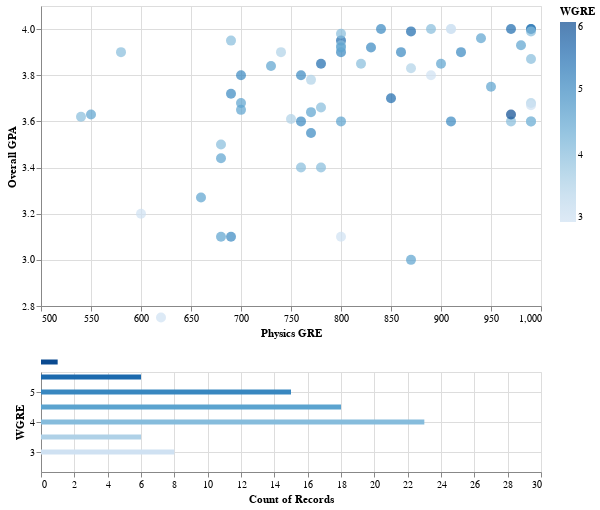

Notebook code cell kept with this figure:
### Code cell
#2014 data
brush = alt.selection(type='interval')

points = alt.Chart().mark_circle(size=100).encode(
    alt.X('PGRE', scale=alt.Scale(domain=(500,1000)), axis=alt.Axis(title='Physics GRE')),
    alt.Y('a_GPA', scale=alt.Scale(domain=(2.8,4.1)), axis=alt.Axis(title='Overall GPA')),
    color=alt.condition(brush, 'WGRE', alt.value('lightgray'))
).properties(
    selection=brush,
    width=500
)

bars = alt.Chart().mark_bar().encode(
    alt.X('count(WGRE):Q', scale=alt.Scale(domain=(0,30))),
    alt.Y('WGRE:Q', scale=alt.Scale(domain=(2.5,5.5))),
    color='WGRE'
).transform_filter(
    brush.ref() 
).properties(
    width=500,
    height=100
)

chart = alt.vconcat(points, bars, data=df14)
chart
# chart.savechart('pgre.html')

### Figure 1 — Vega-Lite specification as saved in the notebook (floating-point values rounded to 4 significant figures)
{"$schema": "https://vega.github.io/schema/vega-lite/v2.6.0.json", "config": {"view": {"height": 300, "width": 400}}, "data": {"name": "data-b0a2809dc878f72e4213cb32666ccf28"}, "datasets": {"data-b0a2809dc878f72e4213cb32666ccf28": [{"PGRE": 740, "QGRE": 163, "VGRE": 161, "WGRE": 3.5, "a_GPA": 3.9, "major_GPA": 4}, {"PGRE": 810, "QGRE": 168, "VGRE": 153, "WGRE": 3, "a_GPA": null, "major_GPA": 3.2}, {"PGRE": 700, "QGRE": 164, "VGRE": 168, "WGRE": 5, "a_GPA": 3.8, "major_GPA": 3.9}, {"PGRE": 980, "QGRE": 168, "VGRE": 166, "WGRE": 4, "a_GPA": null, "major_GPA": null}, {"PGRE": 830, "QGRE": 167, "VGRE": 156, "WGRE": 5, "a_GPA": 3.92, "major_GPA": 3.95}, {"PGRE": 800, "QGRE": null, "VGRE": null, "WGRE": null, "a_GPA": 3, "major_GPA": 3.08}, {"PGRE": 580, "QGRE": 155, "VGRE": 156, "WGRE": 4, "a_GPA": 3.9, "major_GPA": 3.9}, {"PGRE": 970, "QGRE": 170, "VGRE": null, "WGRE": null, "a_GPA": 4, "major_GPA": 4}, {"PGRE": 800, "QGRE": 170, "VGRE": 157, "WGRE": 5, "a_GPA": 3.9, "major_GPA": 4}, {"PGRE": 620, "QGRE": 157, "VGRE": 140, "WGRE": 3, "a_GPA": 2.75, "major_GPA": 3}, {"PGRE": 940, "QGRE": 164, "VGRE": 170, "WGRE": 4.5, "a_GPA": 3.96, "major_GPA": 4}, {"PGRE": 990, "QGRE": 170, "VGRE": 165, "WGRE": 4, "a_GPA": 3.87, "major_GPA": 3.85}, {"PGRE": null, "QGRE": 161, "VGRE": null, "WGRE": null, "a_GPA": 3.3, "major_GPA": 3.2}, {"PGRE": 980, "QGRE": 170, "VGRE": 165, "WGRE": 4, "a_GPA": null, "major_GPA": null}, {"PGRE": 680, "QGRE": 169, "VGRE": 166, "WGRE": 4, "a_GPA": 3.5, "major_GPA": 3.5}, {"PGRE": 550, "QGRE": 155, "VGRE": 158, "WGRE": 4.5, "a_GPA": 3.63, "major_GPA": 3.5}, {"PGRE": 780, "QGRE": 159, "VGRE": 158, "WGRE": 4, "a_GPA": 3.66, "major_GPA": null}, {"PGRE": null, "QGRE": 164, "VGRE": 168, "WGRE": 5, "a_GPA": 3.98, "major_GPA": 3.98}, {"PGRE": 990, "QGRE": 168, "VGRE": 162, "WGRE": 4.5, "a_GPA": 4, "major_GPA": 4}, {"PGRE": 990, "QGRE": 167, "VGRE": 158, "WGRE": 3.5, "a_GPA": 3.68, "major_GPA": 3.7}, {"PGRE": 630, "QGRE": 161, "VGRE": 156, "WGRE": 4, "a_GPA": null, "major_GPA": 3.54}, {"PGRE": 670, "QGRE": 168, "VGRE": 167, "WGRE": 4.5, "a_GPA": null, "major_GPA": null}, {"PGRE": 690, "QGRE": 163, "VGRE": 160, "WGRE": 4, "a_GPA": 3.95, "major_GPA": 3.98}, {"PGRE": 700, "QGRE": 166, "VGRE": 165, "WGRE": 4.5, "a_GPA": 3.65, "major_GPA": 3.6}, {"PGRE": 920, "QGRE": 170, "VGRE": 169, "WGRE": 5, "a_GPA": 3.9, "major_GPA": 3.9}, {"PGRE": null, "QGRE": null, "VGRE": null, "WGRE": 4, "a_GPA": 3.5, "major_GPA": 3.3}, {"PGRE": 870, "QGRE": 170, "VGRE": 161, "WGRE": 5.5, "a_GPA": 3.99, "major_GPA": 4}, {"PGRE": 770, "QGRE": 162, "VGRE": 159, "WGRE": 5, "a_GPA": 3.55, "major_GPA": 3.8}, {"PGRE": 990, "QGRE": 163, "VGRE": 155, "WGRE": 4, "a_GPA": 3.6, "major_GPA": 3.7}, {"PGRE": 760, "QGRE": 164, "VGRE": 162, "WGRE": 5, "a_GPA": 3.8, "major_GPA": 3.92}, {"PGRE": 970, "QGRE": 157, "VGRE": 162, "WGRE": 4, "a_GPA": 3.6, "major_GPA": 3.8}, {"PGRE": 800, "QGRE": 162, "VGRE": 161, "WGRE": 4.5, "a_GPA": 3.6, "major_GPA": 3.6}, {"PGRE": 800, "QGRE": 161, "VGRE": 159, "WGRE": 5.5, "a_GPA": 3.95, "major_GPA": 3.95}, {"PGRE": 850, "QGRE": 164, "VGRE": 165, "WGRE": 5.5, "a_GPA": 3.7, "major_GPA": 3.5}, {"PGRE": 690, "QGRE": 166, "VGRE": 163, "WGRE": 5, "a_GPA": 3.72, "major_GPA": 3.8}, {"PGRE": 800, "QGRE": 161, "VGRE": 161, "WGRE": 4, "a_GPA": 3.93, "major_GPA": 3.96}, {"PGRE": 900, "QGRE": 169, "VGRE": 168, "WGRE": 4.5, "a_GPA": 3.85, "major_GPA": 3.85}, {"PGRE": 990, "QGRE": 168, "VGRE": 163, "WGRE": 4, "a_GPA": 3.6, "major_GPA": null}, {"PGRE": 970, "QGRE": 170, "VGRE": 166, "WGRE": 6, "a_GPA": 3.63, "major_GPA": 3.75}, {"PGRE": 760, "QGRE": 168, "VGRE": 162, "WGRE": 5, "a_GPA": 3.6, "major_GPA": 3.6}, {"PGRE": 860, "QGRE": 169, "VGRE": 168, "WGRE": 5, "a_GPA": 3.9, "major_GPA": 3.9}, {"PGRE": null, "QGRE": null, "VGRE": null, "WGRE": 4, "a_GPA": 3.8, "major_GPA": 3.8}, {"PGRE": 950, "QGRE": 168, "VGRE": 164, "WGRE": 4.5, "a_GPA": 3.75, "major_GPA": 3.85}, {"PGRE": 910, "QGRE": 164, "VGRE": 155, "WGRE": 3, "a_GPA": 4, "major_GPA": 4}, {"PGRE": 840, "QGRE": 168, "VGRE": 160, "WGRE": 5, "a_GPA": 4, "major_GPA": 4}, {"PGRE": 800, "QGRE": 170, "VGRE": 163, "WGRE": 4.5, "a_GPA": 3.92, "major_GPA": 3.98}, {"PGRE": null, "QGRE": 169, "VGRE": 159, "WGRE": 4, "a_GPA": 3.98, "major_GPA": 3.98}, {"PGRE": 890, "QGRE": 162, "VGRE": 160, "WGRE": 3, "a_GPA": 3.8, "major_GPA": 3.8}, {"PGRE": 750, "QGRE": 162, "VGRE": 155, "WGRE": 3.5, "a_GPA": 3.61, "major_GPA": 3.75}, {"PGRE": 700, "QGRE": 164, "VGRE": 162, "WGRE": 4.5, "a_GPA": 3.68, "major_GPA": null}, {"PGRE": 780, "QGRE": 163, "VGRE": 165, "WGRE": 5.5, "a_GPA": 3.85, "major_GPA": 3.8}, {"PGRE": 680, "QGRE": 163, "VGRE": 151, "WGRE": 4.5, "a_GPA": 3.44, "major_GPA": null}, {"PGRE": 920, "QGRE": 170, "VGRE": 157, "WGRE": 4, "a_GPA": null, "major_GPA": null}, {"PGRE": 870, "QGRE": 169, "VGRE": 159, "WGRE": 3.5, "a_GPA": 3.83, "major_GPA": 3.84}, {"PGRE": 690, "QGRE": 170, "VGRE": 169, "WGRE": 5, "a_GPA": 3.1, "major_GPA": 3.4}, {"PGRE": 990, "QGRE": 168, "VGRE": 168, "WGRE": 5.5, "a_GPA": 4, "major_GPA": 3.98}, {"PGRE": 770, "QGRE": 165, "VGRE": 167, "WGRE": 3.5, "a_GPA": 3.78, "major_GPA": 3.78}, {"PGRE": 760, "QGRE": 166, "VGRE": 166, "WGRE": 4, "a_GPA": 3.4, "major_GPA": null}, {"PGRE": 770, "QGRE": 166, "VGRE": 168, "WGRE": 4.5, "a_GPA": 3.64, "major_GPA": 3.66}, {"PGRE": 990, "QGRE": 167, "VGRE": 153, "WGRE": 3, "a_GPA": 3.67, "major_GPA": 3.48}, {"PGRE": 910, "QGRE": 169, "VGRE": 169, "WGRE": 5, "a_GPA": 3.6, "major_GPA": 3.9}, {"PGRE": 680, "QGRE": 166, "VGRE": 157, "WGRE": 4.5, "a_GPA": 3.1, "major_GPA": null}, {"PGRE": 840, "QGRE": 163, "VGRE": 165, "WGRE": 5, "a_GPA": null, "major_GPA": null}, {"PGRE": 980, "QGRE": 164, "VGRE": 167, "WGRE": 4.5, "a_GPA": 3.93, "major_GPA": 4}, {"PGRE": 660, "QGRE": 161, "VGRE": 165, "WGRE": 4.5, "a_GPA": 3.27, "major_GPA": null}, {"PGRE": null, "QGRE": null, "VGRE": 169, "WGRE": 5, "a_GPA": 4, "major_GPA": null}, {"PGRE": 890, "QGRE": 169, "VGRE": 168, "WGRE": 4, "a_GPA": 4, "major_GPA": 4}, {"PGRE": 820, "QGRE": 170, "VGRE": 167, "WGRE": 4, "a_GPA": 3.85, "major_GPA": 3.8}, {"PGRE": 600, "QGRE": 156, "VGRE": 151, "WGRE": 3, "a_GPA": 3.2, "major_GPA": null}, {"PGRE": null, "QGRE": 168, "VGRE": 152, "WGRE": 3.5, "a_GPA": 3.92, "major_GPA": 3.91}, {"PGRE": 780, "QGRE": 165, "VGRE": 163, "WGRE": 4, "a_GPA": 3.4, "major_GPA": 3.4}, {"PGRE": 730, "QGRE": 164, "VGRE": 162, "WGRE": 4.5, "a_GPA": 3.84, "major_GPA": null}, {"PGRE": 540, "QGRE": 153, "VGRE": 154, "WGRE": 4, "a_GPA": 3.62, "major_GPA": 3.6}, {"PGRE": 990, "QGRE": 170, "VGRE": 154, "WGRE": 4, "a_GPA": 3.99, "major_GPA": null}, {"PGRE": 800, "QGRE": 167, "VGRE": 159, "WGRE": 4, "a_GPA": 3.98, "major_GPA": 4}, {"PGRE": 800, "QGRE": 165, "VGRE": 161, "WGRE": 3, "a_GPA": 3.1, "major_GPA": 3.7}, {"PGRE": 870, "QGRE": 168, "VGRE": 157, "WGRE": 4.5, "a_GPA": 3, "major_GPA": 4}, {"PGRE": 970, "QGRE": 170, "VGRE": 169, "WGRE": 5.5, "a_GPA": 4, "major_GPA": 4}, {"PGRE": 910, "QGRE": 164, "VGRE": 155, "WGRE": 3, "a_GPA": 4, "major_GPA": 4}, {"PGRE": 870, "QGRE": 168, "VGRE": 162, "WGRE": 4.5, "a_GPA": null, "major_GPA": null}]}, "vconcat": [{"encoding": {"color": {"condition": {"field": "WGRE", "selection": "selector002", "type": "quantitative"}, "value": "lightgray"}, "x": {"axis": {"title": "Physics GRE"}, "field": "PGRE", "scale": {"domain": [500, 1000]}, "type": "quantitative"}, "y": {"axis": {"title": "Overall GPA"}, "field": "a_GPA", "scale": {"domain": [2.8, 4.1]}, "type": "quantitative"}}, "mark": {"size": 100, "type": "circle"}, "selection": {"selector002": {"encodings": ["x", "y"], "mark": {"fill": "#333", "fillOpacity": 0.125, "stroke": "white"}, "on": "[mousedown, window:mouseup] > window:mousemove!", "resolve": "global", "translate": "[mousedown, window:mouseup] > window:mousemove!", "type": "interval", "zoom": "wheel!"}}, "width": 500}, {"encoding": {"color": {"field": "WGRE", "type": "quantitative"}, "x": {"aggregate": "count", "field": "WGRE", "scale": {"domain": [0, 30]}, "type": "quantitative"}, "y": {"field": "WGRE", "scale": {"domain": [2.5, 5.5]}, "type": "quantitative"}}, "height": 100, "mark": "bar", "transform": [{"filter": {"selection": "selector002"}}], "width": 500}]}
